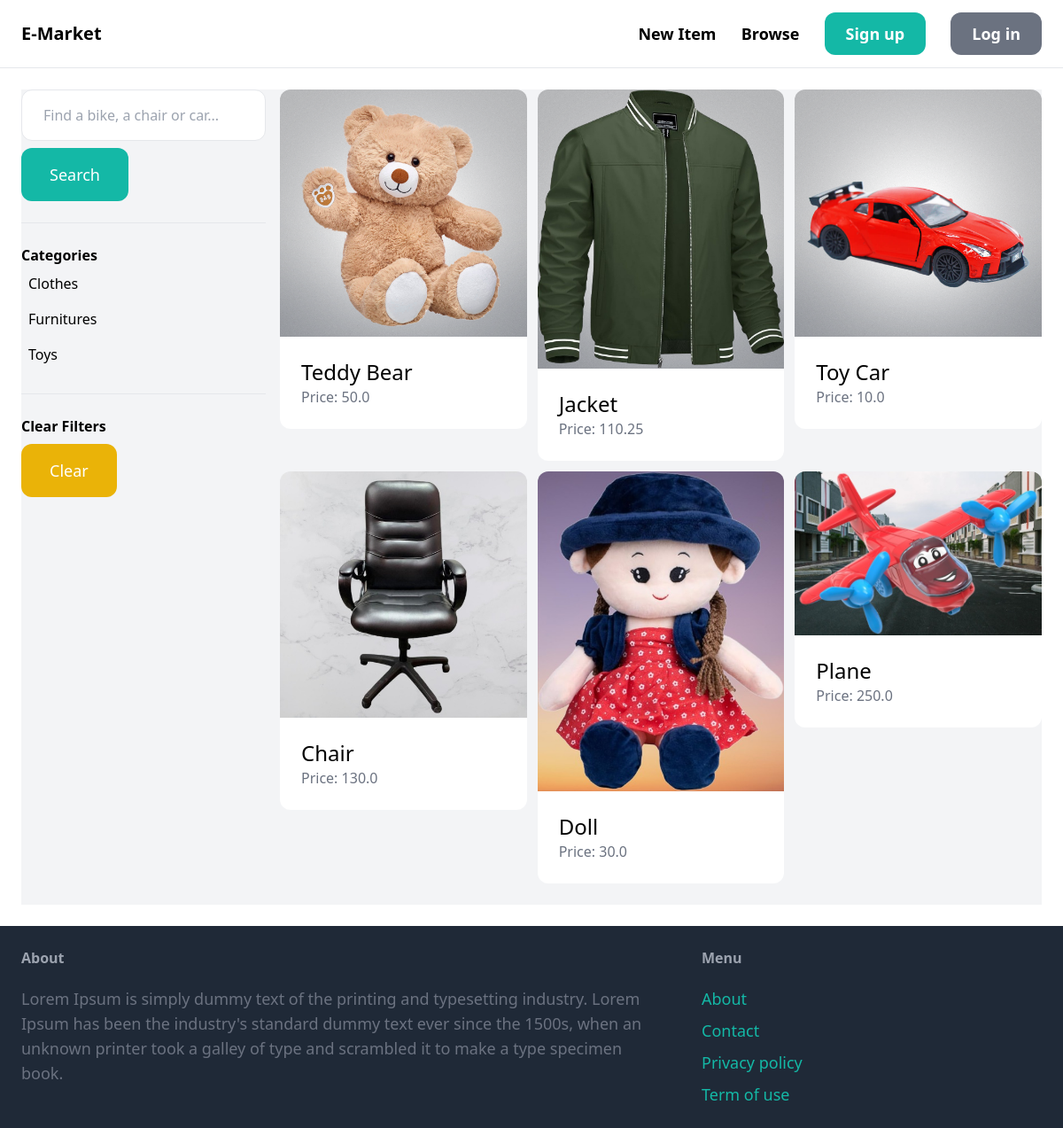
The app's page /items/ with its own data.
### item/models.py (models this page shows, shortened)
class Category(models.Model):
    name = models.CharField(max_length=255)
    class Meta:
        ordering = ('name',)
        verbose_name_plural = 'Categories'

class Item(models.Model):
    category = models.ForeignKey(Category, related_name='items', on_delete=models.CASCADE)
    name = models.CharField(max_length=255)
    description = models.TextField(blank=True, null=True)
    price = models.FloatField()
    image = models.ImageField(upload_to='item_images', blank=True, null=True)
    is_sold = models.BooleanField(default=False)
    created_by = models.ForeignKey(User, related_name='items', on_delete=models.CASCADE)
    created_at = models.DateTimeField(auto_now_add=True)

### item/views.py (the view)
# urls.py: path('items/', include('item.urls')),
def items(request):
    query = request.GET.get('query', '')
    category_id = request.GET.get('category', 0)
    categories = Category.objects.all()
    items = Item.objects.filter(is_sold=False)
    if category_id:
        items = items.filter(category_id=category_id)
    if query:
        items = items.filter(Q(name__icontains=query) | Q(description__icontains=query))
    return render(request, 'item/items.html', {
        'items' : items,
        'query' : query,
        'categories' : categories,
        'category_id' : int(category_id),
    })

### item/templates/item/items.html (shortened to what this page needs)
{% extends "core/base.html" %}
{% block content %}
<div class="pb-6 grid grid-cols-4 gap-4 bg-gray-100">
    <div class="col-span-1">
        <form method="get" action="{% url 'item:items' %}">
            <input name="query" class="w-full py-4 px-6 border rounded-xl" type="text" value="{{ query }}" placeholder="Find a bike, a chair or car...">
            <button class="mt-2 py-4 px-8 text-lg bg-teal-500 text-white hover:bg-teal-700 rounded-xl">Search</button>
        </form>
        <hr class="my-6">
        <p class="font-semibold">Categories</p>
        <ul>
            {% for category in categories %}
                <li class="py-2 px-2 rounded-xl {% if category.id == category_id %} bg-gray-200 {% endif %}">
                    <a href="{% url 'item:items' %}?query={{ query }}&category={{ category.id }}">{{ category.name }}</a>
                </li>
            {% endfor %}
        </ul>
        <hr class="my-6">
        <p class="font-semibold">Clear Filters</p>
        <ul>
            <li><a href="{% url 'item:items' %}" class="mt-2 py-4 px-8 inline-block bg-yellow-500 text-lg rounded-xl text-white">Clear</a>
    </div>
    <div class="col-span-3">
        <div class="grid grid-cols-3 gap-3">
            {% for item in items %}
            <div>
                <a href="{% url 'item:detail' item.id %}">
                    <div>
                        <img src="{{ item.image.url }}" class="rounded-t-xl">
                    </div>
                    <div class="p-6 bg-white rounded-b-xl">
                        <h2 class="text-2xl">{{ item.name }}</h2>
                        <p class="text-gray-500">Price: {{ item.price }}</p>
                    </div>
                </a>
            </div>
            {% endfor %}
        </div>
    </div>
</div>
{% endblock %}

### records on screen
Category: name "Clothes"
Category: name "Furnitures"
Category: name "Toys"
Item: image (picture), name "Teddy Bear", price "50.0"
Item: image (picture), name "Jacket", price "110.25"
Item: image (picture), name "Toy Car", price "10.0"
Item: image (picture), name "Chair", price "130.0"
Item: image (picture), name "Doll", price "30.0"
Item: image (picture), name "Plane", price "250.0"
